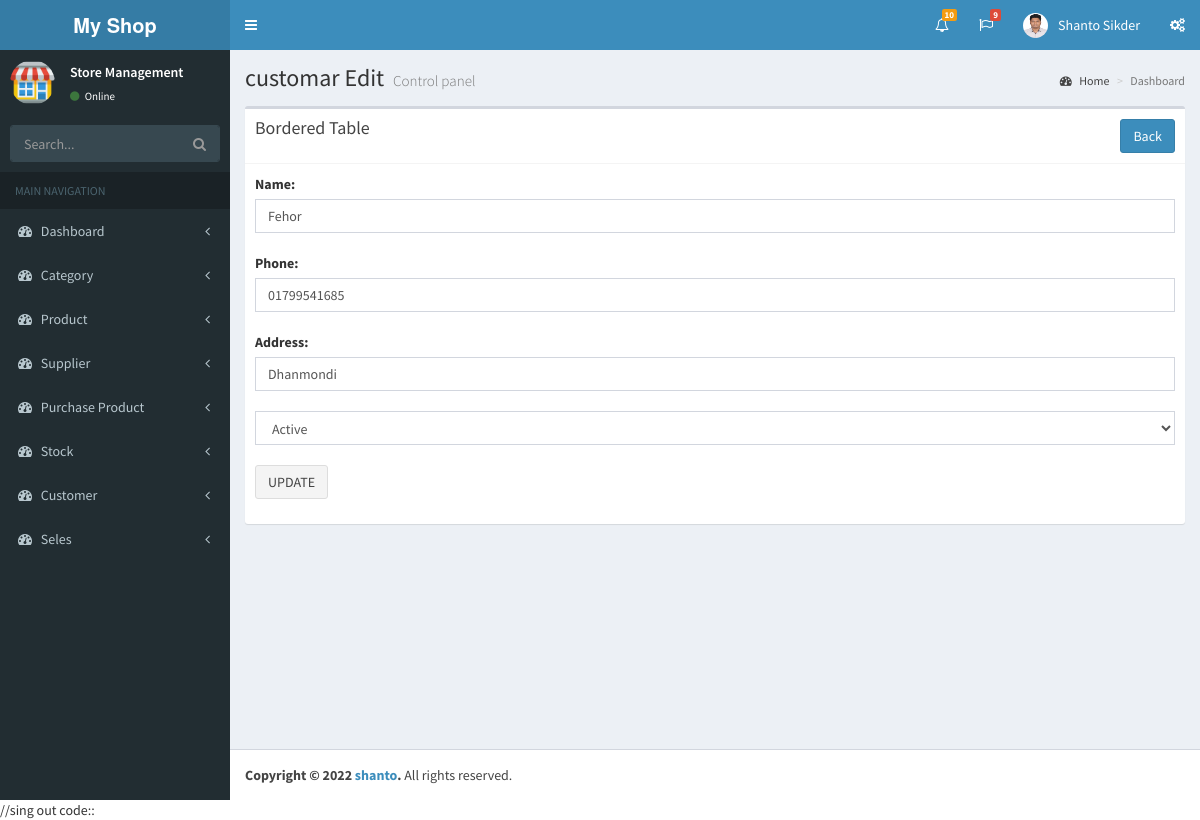
Screenshot of /customer_edit.php?id=1 (signed in) with the database file from the repository.
### tables this page shows
CREATE TABLE `customar` (
  `id` int(11) NOT NULL,
  `name` varchar(20) NOT NULL,
  `status` tinyint(4) NOT NULL,
  `address` varchar(50) NOT NULL,
  `phone` varchar(15) NOT NULL
);

### customer_edit.php (the view, shortened to what this page needs)
 <?php
    $id = $_REQUEST['id'];
  include('php/db_config.php');
    $sql = "SELECT * FROM customar WHERE id = '$id'";
    $data = $db->query($sql);
    $row = $data->fetch_object();
   ?>
<?php include('layout/header.php') ?>
  <?php include('layout/sideber.php') ?>
  <div class="content-wrapper">
    <section class="content-header">
      <h1>
        customar Edit
        <small>Control panel</small>
      </h1>
      <ol class="breadcrumb">
        <li><a href="#"><i class="fa fa-dashboard"></i> Home</a></li>
        <li class="active">Dashboard</li>
      </ol>
    </section>
    <section class="content">
      <div class="row">
        <div class="col-md-12">
          <div class="box">
            <div class="box-header with-border">
              <h3 class="box-title">Bordered Table</h3>
              <a class="btn btn-primary pull-right"href="manage_customer.php">Back</a>
            </div>
            <div class="box-body">
              <form method="post">
<div class="form-group">
      <label for="name">Name:</label>
    <br>
    <input type="text" class="form-control" name="name" value="<?php echo $row->name; ?>"><br>
      <label for="text">Phone:</label>
    <br>
    <input type="text" class="form-control" name="phone" value="<?php echo $row->phone; ?>"><br>
    <label for="text">Address:</label>
    <br>
    <input type="text" class="form-control" name="address" value="<?php echo $row->address; ?>"><br>
    <select class="form-control" name="status" id="">
         <option value="1">Active</option>
    </select>
    <br>
    <input type="submit" name="submit" value="UPDATE" class="btn btn-default">
  </form>
            </div>
          </div>
        </div>
      </div>
    </section>
  </div>
 <?php include('layout/footer.php'); ?>

### rows the page displays
customar: name "Fehor", phone "01799541685", address "Dhanmondi"
